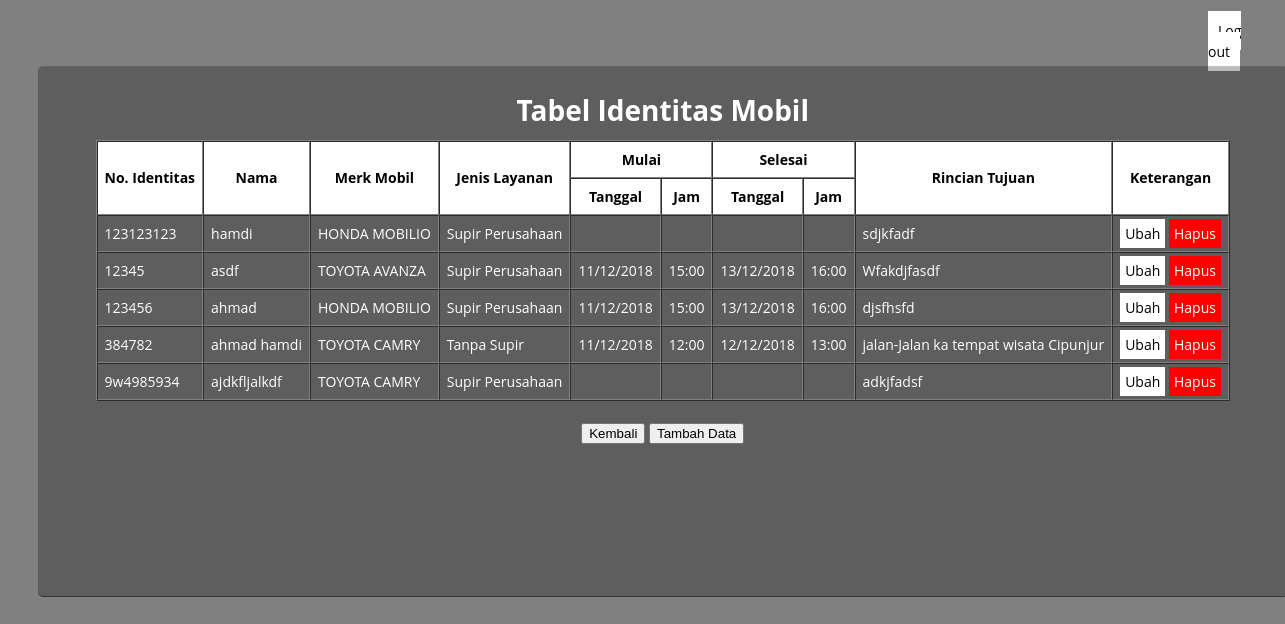
The page /database/identitasMobil.php (signed in) on the database its author committed.
### tables this page shows
CREATE TABLE `mobil` (
  `identitas` varchar(50) NOT NULL,
  `nama` varchar(50) DEFAULT NULL,
  `email` varchar(50) DEFAULT NULL,
  `password` varchar(50) DEFAULT NULL,
  `kontak` int(20) DEFAULT NULL,
  `alamat` varchar(150) DEFAULT NULL,
  `merk` varchar(50) DEFAULT NULL,
  `layanan` varchar(30) DEFAULT NULL,
  `tgl_mulai` varchar(12) DEFAULT NULL,
  `jam_mulai` varchar(6) DEFAULT NULL,
  `tgl_selesai` varchar(12) DEFAULT NULL,
  `jam_selesai` varchar(6) DEFAULT NULL,
  `tujuan` varchar(100) DEFAULT NULL
);

### database/mobil.php (called while the page is built, shortened)
<?php
require_once "database.php";
class Mobil{
	function __construct(){
		$this->db = new Database();
	}
	function tampilData($table, $where = null){
		return $this->db->select($table, $where);
	}
}

### database/database.php (called while the page is built, shortened)
<?php
class Database{
	public $mysqli;
	function __construct(){
		$this->mysqli = new mysqli(DB_HOST, DB_USER, DB_PASS, DB_NAME);
	}
	function select($table, $where = null){
		$sql = ("SELECT * FROM $table ");
		$result = $this->mysqli->query($sql) or
		trigger_error('Wrong SQL: ' . $sql . ' Error: ' . $this->mysqli->error, E_USER_ERROR);
		return $result->fetch_all(MYSQLI_ASSOC);
	}
}

### database/identitasMobil.php (the view, shortened to what this page needs)
<?php
	require_once "mobil.php";
	$mbl = new Mobil();
	$table = "mobil";
?>
<!DOCTYPE html>
<html>
<head>
	<link rel="stylesheet" type="text/css" href="identitasPenyewa1.css">
</head>
<body>
	 <div id="logout" style="margin-left: 1200px; margin-top: 20px; "><a href="../login/logout.php" style="padding: 10px; background-color: white; text-decoration: none; color: black; ">Log out</a></div>
	<div class="form-wrapper">
<center>
<h1>Tabel Identitas Mobil</h1>
<table border="1" cellspacing="0" cellpadding="7">
	<thead>
		<tr bgcolor="white" style="color: black">
			<th rowspan="2">No. Identitas</th>
			<th rowspan="2">Nama</th>
			<th rowspan="2">Merk Mobil</th>
			<th rowspan="2">Jenis Layanan</th>
			<th colspan="2">Mulai</th>
			<th colspan="2">Selesai</th>
			<th rowspan="2">Rincian Tujuan</th>
			<th rowspan="2">Keterangan</th>
		<tr bgcolor="white" style="color: black">
			<th>Tanggal</th>
			<th>Jam</th>
			<th>Tanggal</th>
			<th>Jam</th>
		</tr>
		</tr>
	</thead>
	<tbody>
		<?php
			$row = $mbl->tampilData($table);
			foreach ($row as $data) {
		?>
		<tr>
			<td><?=$data['identitas'];?></td>
			<td><?=$data['nama'];?></td>
			<td><?=$data['merk'];?></td>
			<td><?=$data['layanan'];?></td>
			<td><?=$data['tgl_mulai'];?></td>
			<td><?=$data['jam_mulai'];?></td>
			<td><?=$data['tgl_selesai'];?></td>
			<td><?=$data['jam_selesai'];?></td>
			<td><?=$data['tujuan'];?></td>
			<td>
				<a style="color: black; padding: 5px; background-color: white; text-decoration: none;" href="ubah.php?identitas=<?=$data['identitas'];?>">Ubah</a>
				<a style="color: white; padding: 5px; background-color: red; text-decoration: none;" onclick="return confirm('Anda Yakin Ingin Menghapus Data');" href="?action=hapus&identitas=<?=$data['identitas'];?>">Hapus</a>
			</td>
		</tr>
		<?php } ?>
	</tbody>
</table>
</center>
<br>
<center>
	<form method="POST" action="">
		<input type="submit" name="kembali" value="Kembali">
		<input type="submit" name="tambah" value="Tambah Data">
	</form>
</center>
  	</div>
</body>
</html>

### database/identitasPenyewa1.css (style rules this page uses)
body { color: #fff; font: 87.5%/1.5em 'Open Sans', sans-serif; background-color: grey; -webkit-background-size: cover; -moz-background-size: cover; -o-background-size: cover; background-size: cover; }
.form-wrapper { width:1200px; height:500px; position: absolute; top: 250px; left: 15%; margin: -184px 0px 0px -155px; background: rgba(0,0,0,0.27); padding: 15px 25px; border-radius: 5px; box-shadow: 0px 1px 0px rgba(0,0,0,0.6),inset 0px 1px 0px rgba(255,255,255,0.04); }

### rows shown on the page
mobil: identitas "123123123", nama "hamdi", merk "HONDA MOBILIO", layanan "Supir Perusahaan", tujuan "sdjkfadf"
mobil: identitas "12345", nama "asdf", merk "TOYOTA AVANZA", layanan "Supir Perusahaan", tgl_mulai "11/12/2018", jam_mulai "15:00", tgl_selesai "13/12/2018", jam_selesai "16:00", tujuan "Wfakdjfasdf"
mobil: identitas "123456", nama "ahmad", merk "HONDA MOBILIO", layanan "Supir Perusahaan", tgl_mulai "11/12/2018", jam_mulai "15:00", tgl_selesai "13/12/2018", jam_selesai "16:00", tujuan "djsfhsfd"
mobil: identitas "384782", nama "ahmad hamdi", merk "TOYOTA CAMRY", layanan "Tanpa Supir", tgl_mulai "11/12/2018", jam_mulai "12:00", tgl_selesai "12/12/2018", jam_selesai "13:00", tujuan "jalan-Jalan ka tempat wisata Cipunjur"
mobil: identitas "9w4985934", nama "ajdkfljalkdf", merk "TOYOTA CAMRY", layanan "Supir Perusahaan", tujuan "adkjfadsf"
